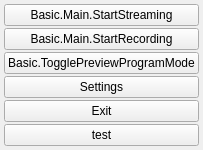
  <widget class="QDockWidget" name="controlsDock">
   <property name="features">
    <set>QDockWidget::AllDockWidgetFeatures</set>
   </property>
   <property name="windowTitle">
    <string>Basic.Main.Controls</string>
   </property>
   <attribute name="dockWidgetArea">
    <number>8</number>
   </attribute>
   <widget class="QWidget" name="dockWidgetContents_3">
    <layout class="QVBoxLayout" name="buttonsVLayout">
     <property name="spacing">
      <number>2</number>
     </property>
     <property name="leftMargin">
      <number>4</number>
     </property>
     <property name="topMargin">
      <number>4</number>
     </property>
     <property name="rightMargin">
      <number>4</number>
     </property>
     <property name="bottomMargin">
      <number>4</number>
     </property>
     <item>
      <widget class="QPushButton" name="streamButton">
       <property name="enabled">
        <bool>true</bool>
       </property>
       <property name="sizePolicy">
        <sizepolicy hsizetype="Preferred" vsizetype="Fixed">
         <horstretch>0</horstretch>
         <verstretch>0</verstretch>
        </sizepolicy>
       </property>
       <property name="text">
        <string>Basic.Main.StartStreaming</string>
       </property>
       <property name="checkable">
        <bool>false</bool>
       </property>
      </widget>
     </item>
     <item>
      <widget class="QPushButton" name="recordButton">
       <property name="enabled">
        <bool>true</bool>
       </property>
       <property name="sizePolicy">
        <sizepolicy hsizetype="Preferred" vsizetype="Fixed">
         <horstretch>0</horstretch>
         <verstretch>0</verstretch>
        </sizepolicy>
       </property>
       <property name="minimumSize">
        <size>
         <width>130</width>
         <height>0</height>
        </size>
       </property>
       <property name="text">
        <string>Basic.Main.StartRecording</string>
       </property>
      </widget>
     </item>
     <item>
      <widget class="QPushButton" name="modeSwitch">
       <property name="text">
        <string>Basic.TogglePreviewProgramMode</string>
       </property>
       <property name="checkable">
        <bool>true</bool>
       </property>
      </widget>
     </item>
     <item>
      <widget class="QPushButton" name="settingsButton">
       <property name="sizePolicy">
        <sizepolicy hsizetype="Preferred" vsizetype="Fixed">
         <horstretch>0</horstretch>
         <verstretch>0</verstretch>
        </sizepolicy>
       </property>
       <property name="text">
        <string>Settings</string>
       </property>
      </widget>
     </item>
     <item>
      <widget class="QPushButton" name="exitButton">
       <property name="sizePolicy">
        <sizepolicy hsizetype="Preferred" vsizetype="Fixed">
         <horstretch>0</horstretch>
         <verstretch>0</verstretch>
        </sizepolicy>
       </property>
       <property name="text">
        <string>Exit</string>
       </property>
      </widget>
     </item>
     <item>
      <widget class="QPushButton" name="testButton">
       <property name="text">
        <string>test</string>
       </property>
      </widget>
     </item>
     <item>
      <spacer name="expVSpacer">
       <property name="orientation">
        <enum>Qt::Vertical</enum>
       </property>
       <property name="sizeHint" stdset="0">
        <size>
         <width>0</width>
         <height>0</height>
        </size>
       </property>
      </spacer>
     </item>
    </layout>
   </widget>
  </widget>
